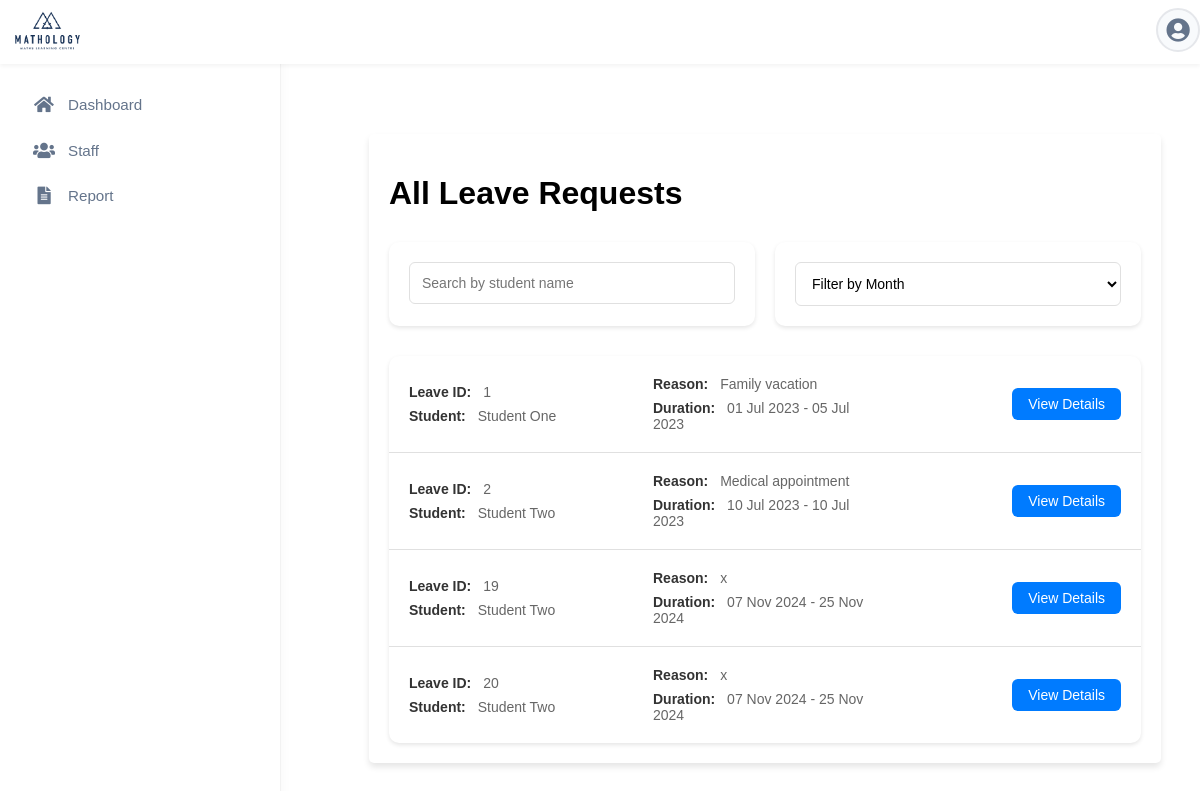
/manager/all-leave-requests.php (signed in), run on an earlier commit of the app's database.
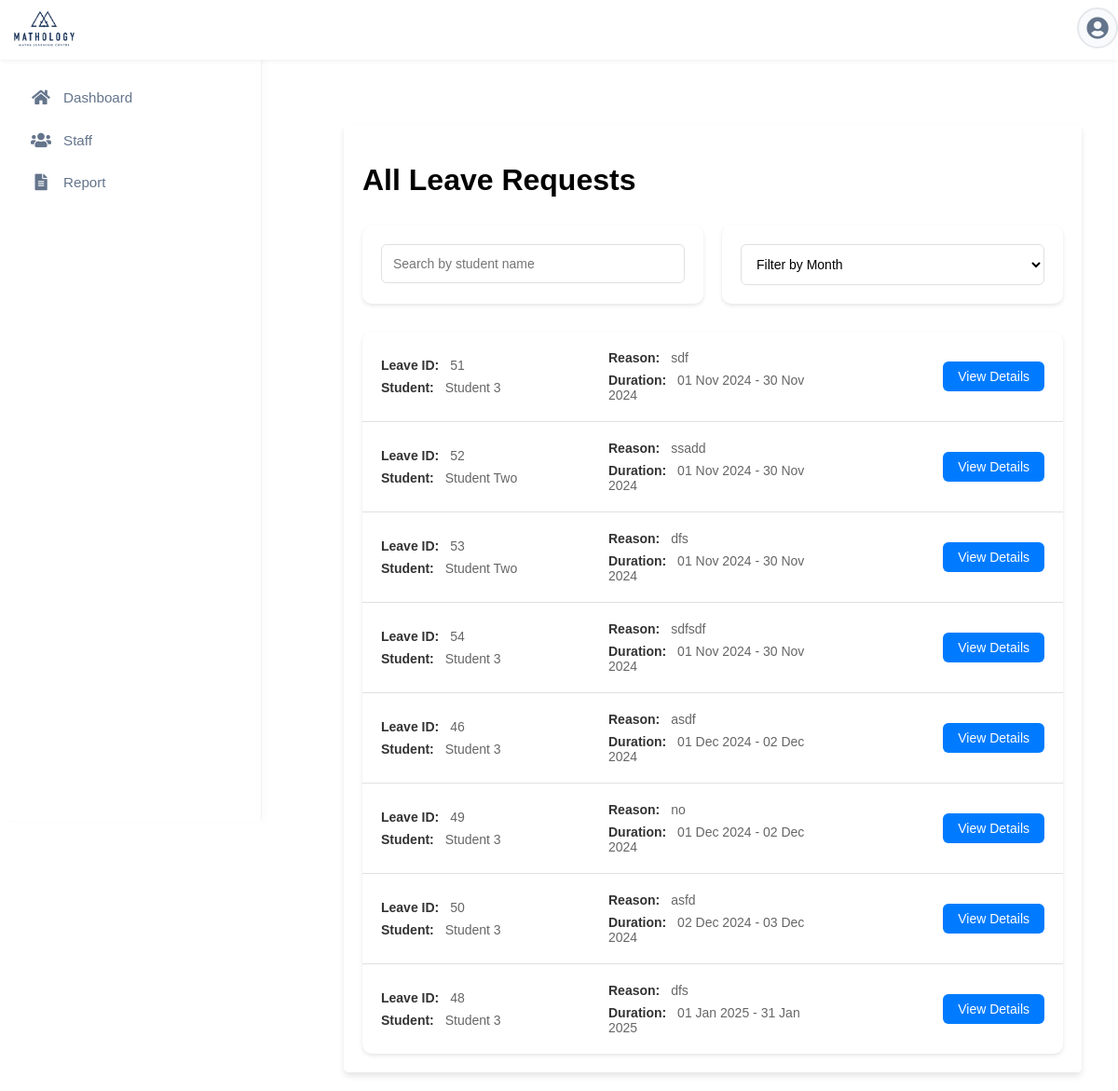
And on a later commit of the database.
### tables this page shows
CREATE TABLE `leaves` (
  `leave_id` int(11) NOT NULL,
  `student_id` int(11) NOT NULL,
  `reason` text DEFAULT NULL,
  `fromDate` date DEFAULT NULL,
  `toDate` date DEFAULT NULL,
  `status` enum('pending','approved','rejected') DEFAULT 'pending',
  `response_reason` text DEFAULT NULL,
  `document_path` varchar(255) DEFAULT NULL,
  `supportive_document_path` varchar(255) DEFAULT NULL,
  `leave_type` varchar(255) NOT NULL,
  `created_at` timestamp NOT NULL DEFAULT current_timestamp()
);

CREATE TABLE `students` (
  `student_id` int(11) NOT NULL,
  `parent_id` int(11) DEFAULT NULL,
  `student_name` varchar(100) NOT NULL,
  `class` varchar(50) DEFAULT NULL,
  `package_id` int(11) DEFAULT NULL,
  `created_at` timestamp NOT NULL DEFAULT current_timestamp()
);

### manager/all-leave-requests.php (the view, shortened to what this page needs)
<?php
include "../includes/header.php";
include "../includes/sidebar.php";
$servername = "localhost";
$username = "root";
$password = "";
$dbname = "mathologydb";
$conn = new mysqli($servername, $username, $password, $dbname);
$sql = "SELECT leaves.leave_id, students.student_name AS student_name, leaves.reason, leaves.fromDate as start_date, leaves.toDate as end_date
        FROM leaves
        JOIN students ON leaves.student_id = students.student_id";
$sql .= " ORDER BY leaves.fromDate";
$stmt = $conn->prepare($sql);
$stmt->execute();
$result = $stmt->get_result();
?>
<!DOCTYPE html>
<html lang="en">
<head>
    <link rel="stylesheet" href="../assets/css/all-leave-request.css">
    <link rel="stylesheet" href="../assets/css/styles.css">
</head>
<body>
    <?php renderSidebar('manager'); ?>
    <div class="main-content">
        <div class="leave-dashboard">
            <div class="dashboard-header">
                <h1>All Leave Requests</h1>
            </div>
            <div class="search-sort-container">
                <div class="search-form">
                    <form id="searchForm" onsubmit="return false;">
                        <input type="text" name="search" id="search"
                            placeholder="Search by student name"
                            value="<?php echo htmlspecialchars($_GET['search'] ?? '', ENT_QUOTES, 'UTF-8'); ?>">
                    </form>
                </div>
                <div class="sort-form">
                    <form action="all-leave-requests.php" method="GET">
                        <select name="sort" id="sort" onchange="this.form.submit()">
                            <option value="">Filter by Month</option>
                        </select>
                    </form>
                </div>
            </div>
            <div class="latest-leave-requests">
                <?php while ($leave = $result->fetch_assoc()): ?>
                    <div class="leave-request">
                        <div class="leave-info">
                            <p><span class="label">Leave ID:</span> <?php echo htmlspecialchars($leave['leave_id']); ?></p>
                            <p><span class="label">Student:</span> <?php echo htmlspecialchars($leave['student_name']); ?></p>
                        </div>
                        <div class="leave-info">
                            <p><span class="label">Reason:</span> <?php echo htmlspecialchars($leave['reason']); ?></p>
                            <p><span class="label">Duration:</span>
                                <?php echo date('d M Y', strtotime($leave['start_date'])); ?> -
                                <?php echo date('d M Y', strtotime($leave['end_date'])); ?>
                            </p>
                        </div>
                        <a href="leave-request-details.php?leave_id=<?php echo urlencode($leave['leave_id']); ?>"
                           class="view-btn">View Details</a>
                    </div>
                <?php endwhile; ?>
            </div>
        </div>
    </div>
</body>
</html>

### includes/sidebar.php (shortened to what this page needs)
<?php
function renderSidebar($role) {
    $sidebarItems = [
        'parent' => [
            ['icon' => 'fas fa-home', 'text' => 'Dashboard', 'link' => 'parent-dashboard.php'],
            ['icon' => 'fas fa-table', 'text' => 'Timetable', 'link' => 'parent-timetable.php'],
            ['icon' => 'fas fa-calendar-alt', 'text' => 'Leave', 'link' => 'parent-leave-view.php'],
            ['icon' => 'fas fa-chart-bar', 'text' => 'Attendance', 'link' => 'parent-attendance.php'],
            ['icon' => 'fas fa-th-large', 'text' => 'Package', 'link' => 'parent-package.php'],
        ],
        'manager' => [
            ['icon' => 'fas fa-home', 'text' => 'Dashboard', 'link' => 'managerDashboard.php'],
            ['icon' => 'fas fa-users', 'text' => 'Staff', 'link' => 'managerStaff.php'],
            ['icon' => 'fas fa-file-alt', 'text' => 'Report', 'link' => 'managerReport.php'],
        ],
        'staff' => [
            ['icon' => 'fas fa-home', 'text' => 'Dashboard', 'link' => 'staff-dashboard.php'],
            ['icon' => 'fas fa-chart-bar', 'text' => 'Attendance', 'link' => 'staff-attendance.php'],
            ['icon' => 'fas fa-user', 'text' => 'Registration', 'link' => 'staff-registration.php'],
            ['icon' => 'fas fa-th-large', 'text' => 'Package', 'link' => 'staff-package.php'],
            ['icon' => 'fas fa-calendar-alt', 'text' => 'Leave', 'link' => 'staff-leave-approval.php']
        ],
    ];
    $items = $sidebarItems[$role] ?? [];
    $currentPage = basename($_SERVER['PHP_SELF']);
    echo "<aside class='sidebar' id='sidebar'>";
    echo '<nav><ul>';
    foreach ($items as $item) {
        $isActive = ($currentPage === $item['link']) ? 'active' : '';
        echo "<li><a href='{$item['link']}' class='{$isActive}'>";
        echo "<i class='{$item['icon']}'></i>";
        echo "<span>{$item['text']}</span>";
        echo "</a></li>";
    }
    echo '</ul></nav>';
    echo '</aside>';
}
?>

What changed in the data, as far as the page shows it:
removed leaves: leave_id "1", student.student_name "Student One", reason "Family vacation", fromDate "01 Jul 2023", toDate "05 Jul 2023"
removed leaves: leave_id "2", student.student_name "Student Two", reason "Medical appointment", fromDate "10 Jul 2023", toDate "10 Jul 2023"
removed leaves: leave_id "19", student.student_name "Student Two", reason "x", fromDate "07 Nov 2024", toDate "25 Nov 2024"
removed leaves: leave_id "20", student.student_name "Student Two", reason "x", fromDate "07 Nov 2024", toDate "25 Nov 2024"
added leaves: leave_id "51", student.student_name "Student 3", reason "sdf", fromDate "01 Nov 2024", toDate "30 Nov 2024"
added leaves: leave_id "52", student.student_name "Student Two", reason "ssadd", fromDate "01 Nov 2024", toDate "30 Nov 2024"
added leaves: leave_id "53", student.student_name "Student Two", reason "dfs", fromDate "01 Nov 2024", toDate "30 Nov 2024"
added leaves: leave_id "54", student.student_name "Student 3", reason "sdfsdf", fromDate "01 Nov 2024", toDate "30 Nov 2024"
added leaves: leave_id "46", student.student_name "Student 3", reason "asdf", fromDate "01 Dec 2024", toDate "02 Dec 2024"
added leaves: leave_id "49", student.student_name "Student 3", reason "no", fromDate "01 Dec 2024", toDate "02 Dec 2024"
added leaves: leave_id "50", student.student_name "Student 3", reason "asfd", fromDate "02 Dec 2024", toDate "03 Dec 2024"
added leaves: leave_id "48", student.student_name "Student 3", reason "dfs", fromDate "01 Jan 2025", toDate "31 Jan 2025"
